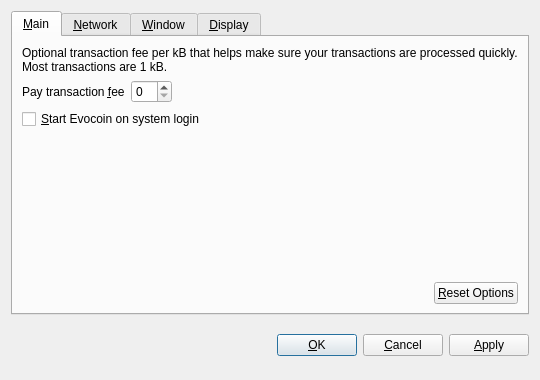
<?xml version="1.0" encoding="UTF-8"?>
<ui version="4.0">
 <class>OptionsDialog</class>
 <widget class="QDialog" name="OptionsDialog">
  <property name="geometry">
   <rect>
    <x>0</x>
    <y>0</y>
    <width>540</width>
    <height>380</height>
   </rect>
  </property>
  <property name="windowTitle">
   <string>Options</string>
  </property>
  <property name="modal">
   <bool>true</bool>
  </property>
  <layout class="QVBoxLayout" name="verticalLayout">
   <item>
    <widget class="QTabWidget" name="tabWidget">
     <property name="tabPosition">
      <enum>QTabWidget::North</enum>
     </property>
     <property name="currentIndex">
      <number>0</number>
     </property>
     <widget class="QWidget" name="tabMain">
      <attribute name="title">
       <string>&amp;Main</string>
      </attribute>
      <layout class="QVBoxLayout" name="verticalLayout_Main">
       <item>
        <widget class="QLabel" name="transactionFeeInfoLabel">
         <property name="text">
          <string>Optional transaction fee per kB that helps make sure your transactions are processed quickly. Most transactions are 1 kB.</string>
         </property>
         <property name="textFormat">
          <enum>Qt::PlainText</enum>
         </property>
         <property name="wordWrap">
          <bool>true</bool>
         </property>
        </widget>
       </item>
       <item>
        <layout class="QHBoxLayout" name="horizontalLayout_1_Main">
         <item>
          <widget class="QLabel" name="transactionFeeLabel">
           <property name="text">
            <string>Pay transaction &amp;fee</string>
           </property>
           <property name="textFormat">
            <enum>Qt::PlainText</enum>
           </property>
           <property name="buddy">
            <cstring>transactionFee</cstring>
           </property>
          </widget>
         </item>
         <item>
          <widget class="BitcoinAmountField" name="transactionFee"/>
         </item>
         <item>
          <spacer name="horizontalSpacer_1_Main">
           <property name="orientation">
            <enum>Qt::Horizontal</enum>
           </property>
           <property name="sizeHint" stdset="0">
            <size>
             <width>40</width>
             <height>20</height>
            </size>
           </property>
          </spacer>
         </item>
        </layout>
       </item>
       <item>
        <widget class="QCheckBox" name="bitcoinAtStartup">
         <property name="toolTip">
          <string>Automatically start Evocoin after logging in to the system.</string>
         </property>
         <property name="text">
          <string>&amp;Start Evocoin on system login</string>
         </property>
        </widget>
       </item>
       <item>
        <spacer name="verticalSpacer_Main">
         <property name="orientation">
          <enum>Qt::Vertical</enum>
         </property>
         <property name="sizeHint" stdset="0">
          <size>
           <width>20</width>
           <height>40</height>
          </size>
         </property>
        </spacer>
       </item>
       <item>
        <layout class="QHBoxLayout" name="horizontalLayout_2_Main">
         <item>
          <spacer name="horizontalSpacer_2_Main">
           <property name="orientation">
            <enum>Qt::Horizontal</enum>
           </property>
           <property name="sizeHint" stdset="0">
            <size>
             <width>40</width>
             <height>20</height>
            </size>
           </property>
          </spacer>
         </item>
         <item>
          <widget class="QPushButton" name="resetButton">
           <property name="toolTip">
            <string>Reset all client options to default.</string>
           </property>
           <property name="text">
            <string>&amp;Reset Options</string>
           </property>
           <property name="autoDefault">
            <bool>false</bool>
           </property>
          </widget>
         </item>
        </layout>
       </item>
      </layout>
     </widget>
     <widget class="QWidget" name="tabNetwork">
      <attribute name="title">
       <string>&amp;Network</string>
      </attribute>
      <layout class="QVBoxLayout" name="verticalLayout_Network">
       <item>
        <widget class="QCheckBox" name="mapPortUpnp">
         <property name="toolTip">
          <string>Automatically open the Evocoin client port on the router. This only works when your router supports UPnP and it is enabled.</string>
         </property>
         <property name="text">
          <string>Map port using &amp;UPnP</string>
         </property>
        </widget>
       </item>
       <item>
        <widget class="QCheckBox" name="connectSocks">
         <property name="toolTip">
          <string>Connect to the Evocoin network through a SOCKS proxy (e.g. when connecting through Tor).</string>
         </property>
         <property name="text">
          <string>&amp;Connect through SOCKS proxy:</string>
         </property>
        </widget>
       </item>
       <item>
        <layout class="QHBoxLayout" name="horizontalLayout_Network">
         <item>
          <widget class="QLabel" name="proxyIpLabel">
           <property name="text">
            <string>Proxy &amp;IP:</string>
           </property>
           <property name="textFormat">
            <enum>Qt::PlainText</enum>
           </property>
           <property name="buddy">
            <cstring>proxyIp</cstring>
           </property>
          </widget>
         </item>
         <item>
          <widget class="QValidatedLineEdit" name="proxyIp">
           <property name="maximumSize">
            <size>
             <width>140</width>
             <height>16777215</height>
            </size>
           </property>
           <property name="toolTip">
            <string>IP address of the proxy (e.g. 127.0.0.1)</string>
           </property>
          </widget>
         </item>
         <item>
          <widget class="QLabel" name="proxyPortLabel">
           <property name="text">
            <string>&amp;Port:</string>
           </property>
           <property name="textFormat">
            <enum>Qt::PlainText</enum>
           </property>
           <property name="buddy">
            <cstring>proxyPort</cstring>
           </property>
          </widget>
         </item>
         <item>
          <widget class="QLineEdit" name="proxyPort">
           <property name="maximumSize">
            <size>
             <width>55</width>
             <height>16777215</height>
            </size>
           </property>
           <property name="toolTip">
            <string>Port of the proxy (e.g. 9050)</string>
           </property>
          </widget>
         </item>
         <item>
          <widget class="QLabel" name="socksVersionLabel">
           <property name="text">
            <string>SOCKS &amp;Version:</string>
           </property>
           <property name="textFormat">
            <enum>Qt::PlainText</enum>
           </property>
           <property name="buddy">
            <cstring>socksVersion</cstring>
           </property>
          </widget>
         </item>
         <item>
          <widget class="QValueComboBox" name="socksVersion">
           <property name="toolTip">
            <string>SOCKS version of the proxy (e.g. 5)</string>
           </property>
          </widget>
         </item>
         <item>
          <spacer name="horizontalSpacer_Network">
           <property name="orientation">
            <enum>Qt::Horizontal</enum>
           </property>
           <property name="sizeHint" stdset="0">
            <size>
             <width>40</width>
             <height>20</height>
            </size>
           </property>
          </spacer>
         </item>
        </layout>
       </item>
       <item>
        <spacer name="verticalSpacer_Network">
         <property name="orientation">
          <enum>Qt::Vertical</enum>
         </property>
         <property name="sizeHint" stdset="0">
          <size>
           <width>20</width>
           <height>40</height>
          </size>
         </property>
        </spacer>
       </item>
      </layout>
     </widget>
     <widget class="QWidget" name="tabWindow">
      <attribute name="title">
       <string>&amp;Window</string>
      </attribute>
      <layout class="QVBoxLayout" name="verticalLayout_Window">
       <item>
        <widget class="QCheckBox" name="minimizeToTray">
         <property name="toolTip">
          <string>Show only a tray icon after minimizing the window.</string>
         </property>
         <property name="text">
          <string>&amp;Minimize to the tray instead of the taskbar</string>
         </property>
        </widget>
       </item>
       <item>
        <widget class="QCheckBox" name="minimizeOnClose">
         <property name="toolTip">
          <string>Minimize instead of exit the application when the window is closed. When this option is enabled, the application will be closed only after selecting Quit in the menu.</string>
         </property>
         <property name="text">
          <string>M&amp;inimize on close</string>
         </property>
        </widget>
       </item>
       <item>
        <spacer name="verticalSpacer_Window">
         <property name="orientation">
          <enum>Qt::Vertical</enum>
         </property>
         <property name="sizeHint" stdset="0">
          <size>
           <width>20</width>
           <height>40</height>
          </size>
         </property>
        </spacer>
       </item>
      </layout>
     </widget>
     <widget class="QWidget" name="tabDisplay">
      <attribute name="title">
       <string>&amp;Display</string>
      </attribute>
      <layout class="QVBoxLayout" name="verticalLayout_Display">
       <item>
        <layout class="QHBoxLayout" name="horizontalLayout_1_Display">
         <item>
          <widget class="QLabel" name="langLabel">
           <property name="text">
            <string>User Interface &amp;language:</string>
           </property>
           <property name="textFormat">
            <enum>Qt::PlainText</enum>
           </property>
           <property name="buddy">
            <cstring>lang</cstring>
           </property>
          </widget>
         </item>
         <item>
          <widget class="QValueComboBox" name="lang">
           <property name="toolTip">
            <string>The user interface language can be set here. This setting will take effect after restarting Evocoin.</string>
           </property>
          </widget>
         </item>
        </layout>
       </item>
       <item>
        <layout class="QHBoxLayout" name="horizontalLayout_2_Display">
         <item>
          <widget class="QLabel" name="unitLabel">
           <property name="text">
            <string>&amp;Unit to show amounts in:</string>
           </property>
           <property name="textFormat">
            <enum>Qt::PlainText</enum>
           </property>
           <property name="buddy">
            <cstring>unit</cstring>
           </property>
          </widget>
         </item>
         <item>
          <widget class="QValueComboBox" name="unit">
           <property name="toolTip">
            <string>Choose the default subdivision unit to show in the interface and when sending coins.</string>
           </property>
          </widget>
         </item>
        </layout>
       </item>
       <item>
        <widget class="QCheckBox" name="displayAddresses">
         <property name="toolTip">
          <string>Whether to show Evocoin addresses in the transaction list or not.</string>
         </property>
         <property name="text">
          <string>&amp;Display addresses in transaction list</string>
         </property>
        </widget>
       </item>
       <item>
        <spacer name="verticalSpacer_Display">
         <property name="orientation">
          <enum>Qt::Vertical</enum>
         </property>
         <property name="sizeHint" stdset="0">
          <size>
           <width>20</width>
           <height>40</height>
          </size>
         </property>
        </spacer>
       </item>
      </layout>
     </widget>
    </widget>
   </item>
   <item>
    <layout class="QHBoxLayout" name="horizontalLayout_Buttons">
     <item>
      <spacer name="horizontalSpacer_1">
       <property name="orientation">
        <enum>Qt::Horizontal</enum>
       </property>
       <property name="sizeHint" stdset="0">
        <size>
         <width>40</width>
         <height>48</height>
        </size>
       </property>
      </spacer>
     </item>
     <item>
      <widget class="QLabel" name="statusLabel">
       <property name="font">
        <font>
         <weight>75</weight>
         <bold>true</bold>
        </font>
       </property>
       <property name="text">
        <string/>
       </property>
       <property name="textFormat">
        <enum>Qt::PlainText</enum>
       </property>
       <property name="wordWrap">
        <bool>true</bool>
       </property>
      </widget>
     </item>
     <item>
      <spacer name="horizontalSpacer_2">
       <property name="orientation">
        <enum>Qt::Horizontal</enum>
       </property>
       <property name="sizeHint" stdset="0">
        <size>
         <width>40</width>
         <height>48</height>
        </size>
       </property>
      </spacer>
     </item>
     <item>
      <widget class="QPushButton" name="okButton">
       <property name="text">
        <string>&amp;OK</string>
       </property>
      </widget>
     </item>
     <item>
      <widget class="QPushButton" name="cancelButton">
       <property name="text">
        <string>&amp;Cancel</string>
       </property>
       <property name="autoDefault">
        <bool>false</bool>
       </property>
      </widget>
     </item>
     <item>
      <widget class="QPushButton" name="applyButton">
       <property name="text">
        <string>&amp;Apply</string>
       </property>
       <property name="autoDefault">
        <bool>false</bool>
       </property>
      </widget>
     </item>
    </layout>
   </item>
  </layout>
 </widget>
 <customwidgets>
  <customwidget>
   <class>BitcoinAmountField</class>
   <extends>QSpinBox</extends>
   <header>bitcoinamountfield.h</header>
  </customwidget>
  <customwidget>
   <class>QValueComboBox</class>
   <extends>QComboBox</extends>
   <header>qvaluecombobox.h</header>
  </customwidget>
  <customwidget>
   <class>QValidatedLineEdit</class>
   <extends>QLineEdit</extends>
   <header>qvalidatedlineedit.h</header>
  </customwidget>
 </customwidgets>
 <resources/>
 <connections/>
</ui>
